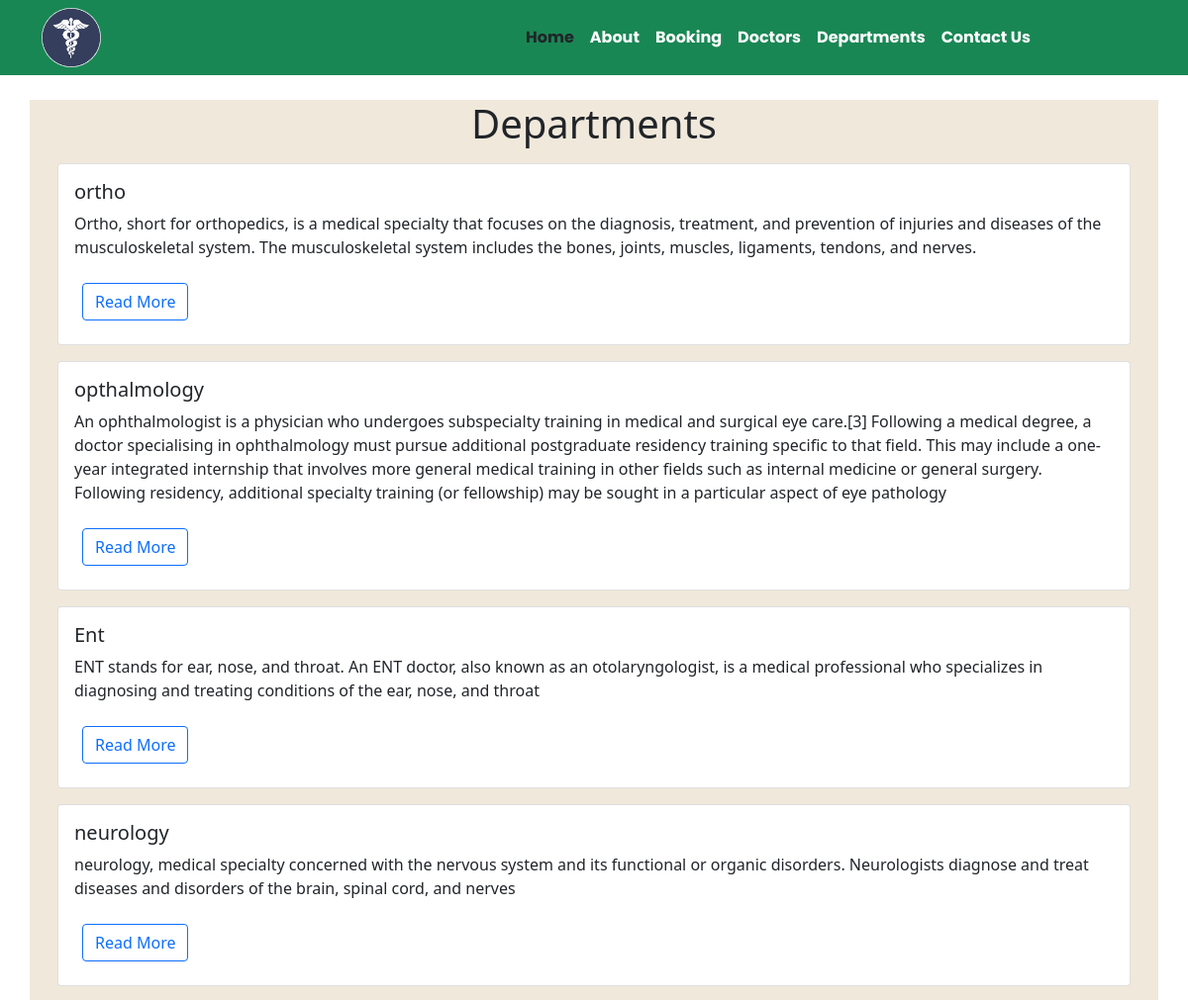
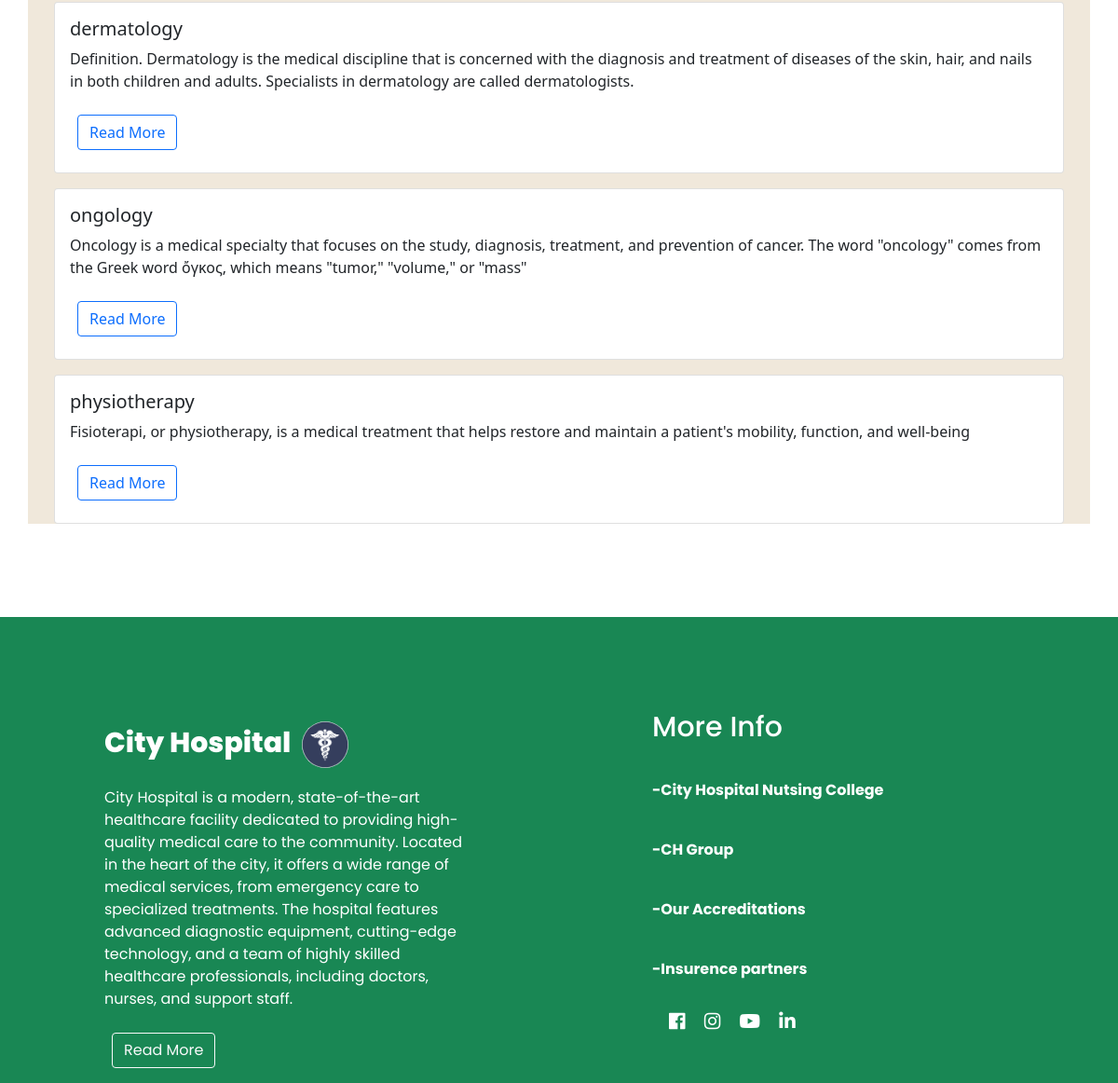
Screenshot of /department with the database file from the repository (2 pictures, top to bottom).
### myapp/models.py (models this page shows, shortened)
class Department(models.Model):
    dep_name=models.CharField(max_length=100)
    dep_description=models.TextField()

### myapp/views.py (the view)
# urls.py: path('department',views.department,name='department'),
def department(request):
    x={
        'dept': Department.objects.all()
    }
    return render(request,"department.html",x)

### template/department.html (shortened to what this page needs)
{% extends "index.html" %}
{% load static %}
{% block content %}
<div class="container"  style="background-color: rgba(228, 212, 188, 0.536);margin-top: 25px;">
<h1 style="text-align: center;">Departments</h1>
{% for d in dept %}
<div class="card m-3">
    <div class="card-body">
      <h5 class="card-title">{{d.dep_name}}</h5>
      <p class="card-text">{{d.dep_description}}</p>
      <button type="button" class="btn btn-outline-primary m-2">Read More</button>
    </div>
  </div>
{% endfor %}
</div>
{% endblock content %}

### rows the page displays
Department: dep_name "ortho", dep_description "Ortho, short for orthopedics, is a medical specialty that focuses on the diagnosis, treatment, and prevention of injuries and diseases of the musculoskeletal system. The musculoskeletal system includes the bones, joints, muscles, ligaments, tendons, and nerves."
Department: dep_name "opthalmology", dep_description "An ophthalmologist is a physician who undergoes subspecialty training in medical and surgical eye care.[3] Following a medical degree, a doctor specialising in ophthalmology must pursue additional postgraduate residency training specific to that field. This may include a one-year integrated internship that involves more general medical training in other fields such as internal medicine or general surgery. Following residency, additional specialty training (or fellowship) may be sought in a particular aspect of eye pathology"
Department: dep_name "Ent", dep_description "ENT stands for ear, nose, and throat. An ENT doctor, also known as an otolaryngologist, is a medical professional who specializes in diagnosing and treating conditions of the ear, nose, and throat"
Department: dep_name "neurology", dep_description "neurology, medical specialty concerned with the nervous system and its functional or organic disorders. Neurologists diagnose and treat diseases and disorders of the brain, spinal cord, and nerves"
Department: dep_name "dermatology", dep_description "Definition. Dermatology is the medical discipline that is concerned with the diagnosis and treatment of diseases of the skin, hair, and nails in both children and adults. Specialists in dermatology are called dermatologists."
Department: dep_name "ongology", dep_description "Oncology is a medical specialty that focuses on the study, diagnosis, treatment, and prevention of cancer. The word \"oncology\" comes from the Greek word ὄγκος, which means \"tumor,\" \"volume,\" or \"mass\""
Department: dep_name "physiotherapy", dep_description "Fisioterapi, or physiotherapy, is a medical treatment that helps restore and maintain a patient's mobility, function, and well-being"
